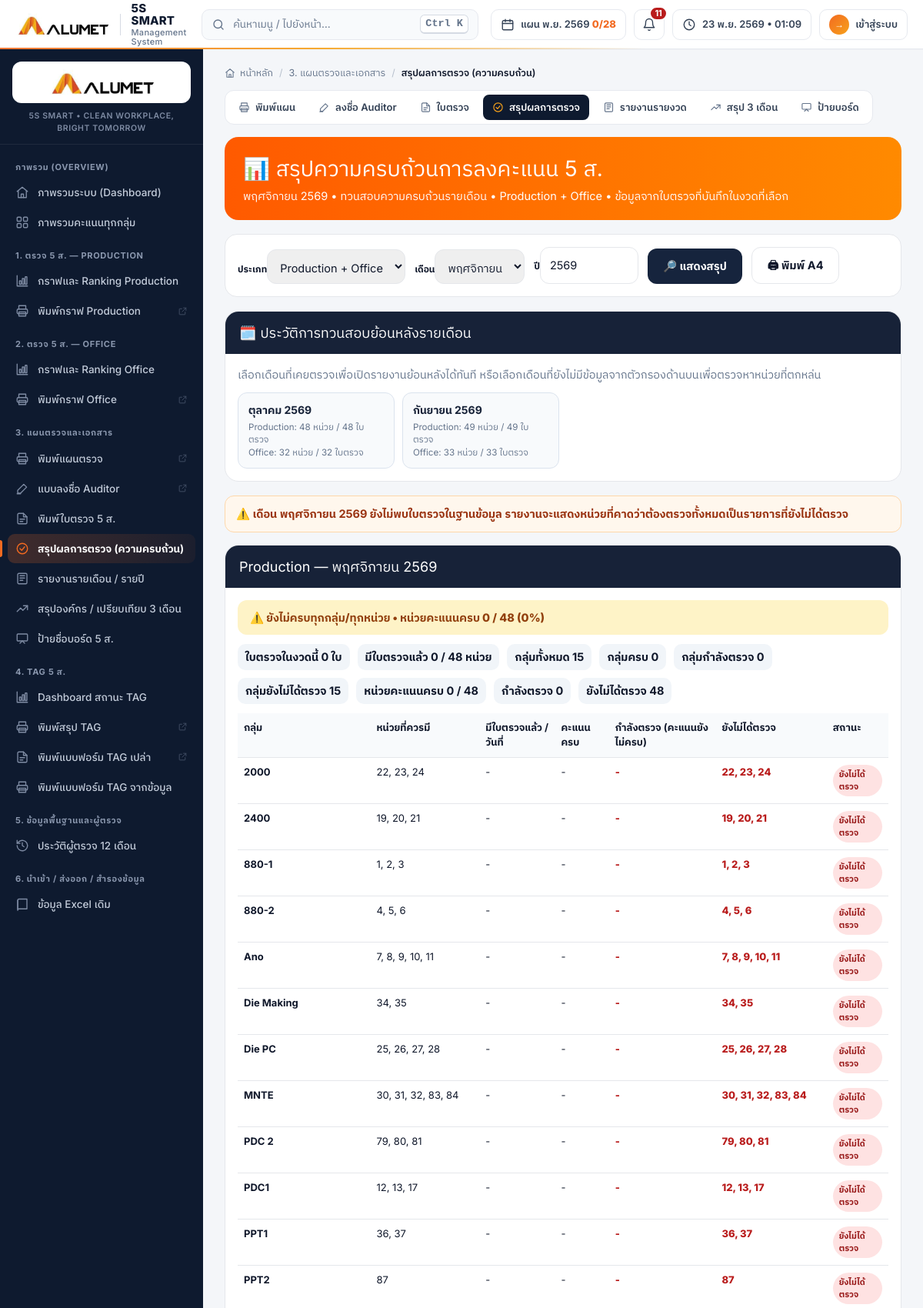
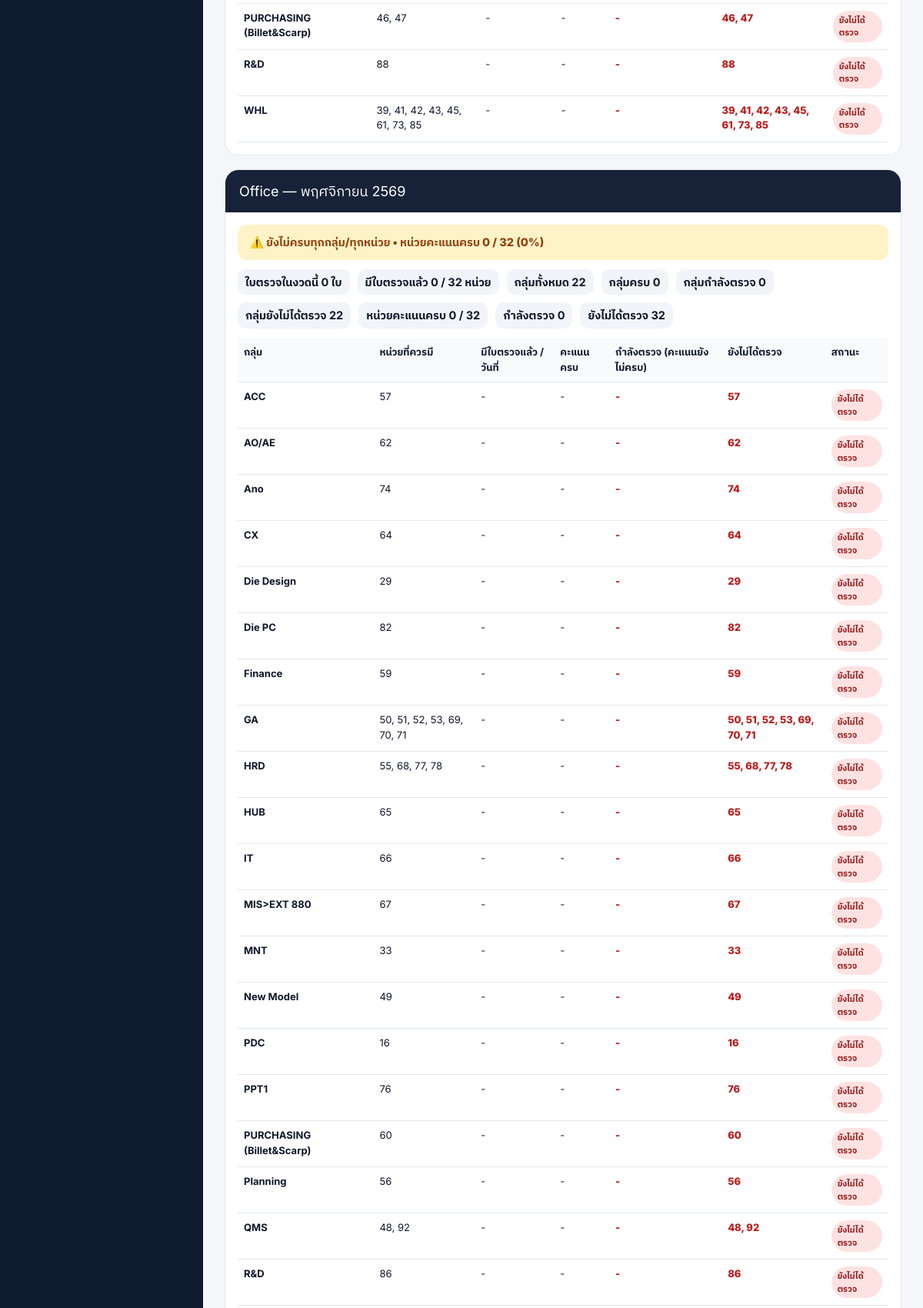
Screenshot of /Page/public/completion_summary.php (upper part) with the database file from the repository (2 pictures, top to bottom).
### tables this page shows
CREATE TABLE `auditor_12month_rounds` (
  `id` int(11) NOT NULL AUTO_INCREMENT,
  `history_year` int(11) NOT NULL,
  `history_month` int(11) NOT NULL,
  `team` varchar(50) NOT NULL,
  `auditor_name` varchar(191) NOT NULL,
  `round_no` int(11) NOT NULL,
  `checked` int(11) NOT NULL DEFAULT 0,
  `inspection_date` varchar(20) NOT NULL DEFAULT '',
  `department` varchar(191) NOT NULL DEFAULT '',
  `updated_at` datetime DEFAULT current_timestamp(),
  PRIMARY KEY (`id`),
  UNIQUE KEY `uq_a12_rounds` (`history_year`,`history_month`,`team`,`auditor_name`,`round_no`)
);

CREATE TABLE `areas` (
  `id` int(11) NOT NULL AUTO_INCREMENT,
  `area_code` varchar(191) NOT NULL,
  `area_name` varchar(255) NOT NULL,
  `active` int(11) NOT NULL DEFAULT 1,
  `department` varchar(100) NOT NULL DEFAULT '',
  `group_name` varchar(191) NOT NULL DEFAULT '',
  `unit_no` varchar(50) NOT NULL DEFAULT '',
  PRIMARY KEY (`id`),
  UNIQUE KEY `uq_areas_code_name` (`area_code`,`area_name`)
);

### Page/public/completion_summary.php (the view, shortened to what the rows shown need)
<?php
require_once dirname(__DIR__, 2).'/includes/config.php';
$p=db();
$currentMonth=(int)date('n');
$month=(int)($_GET['month']??$currentMonth);
$dept=$_GET['department']??'ALL';
require_once FIVE_S_ROOT.'/includes/auto_schedule_status.php';
try { sync_monthly_audit_plan_statuses($p,$month,$year); } catch(Throwable $syncError) {  }
$months=[1=>'มกราคม',2=>'กุมภาพันธ์',3=>'มีนาคม',4=>'เมษายน',5=>'พฤษภาคม',6=>'มิถุนายน',7=>'กรกฎาคม',8=>'สิงหาคม',9=>'กันยายน',10=>'ตุลาคม',11=>'พฤศจิกายน',12=>'ธันวาคม'];
$critCount=['Production'=>(int)$p->query("SELECT COUNT(*) FROM criteria WHERE active=1")->fetchColumn(),'Office'=>(int)$p->query("SELECT COUNT(*) FROM office_criteria WHERE active=1")->fetchColumn()];
$prod=build_completion($p,'Production',$start,$end,$critCount['Production']);
$office=build_completion($p,'Office',$start,$end,$critCount['Office']);
$view=$dept==='Production'?$prod:($dept==='Office'?$office:null);
$selectedAuditCounts=['Production'=>0,'Office'=>0];
require FIVE_S_ROOT.'/includes/header.php';
?>
<div class="cs-head"><h1>📊 สรุปความครบถ้วนการลงคะแนน 5 ส.</h1><p><?=h($months[$month])?> <?=$year?> • ทวนสอบความครบถ้วนรายเดือน • Production + Office • ข้อมูลจากใบตรวจที่บันทึกในงวดที่เลือก</p></div>
<div class="cs-card cs-history no-print" style="margin-bottom:18px">
  <h2>🗓️ ประวัติการทวนสอบย้อนหลังรายเดือน</h2>
</div>
<?php foreach(($dept==='Production'||$dept==='Office')?[$view]:[$prod,$office] as $r): ?>
<div class="cs-card" style="margin-bottom:18px"><h2><?=h($r['dept'])?> — <?=$months[$month]?> <?=$year?></h2><div class="cs-inner">
 <div class="cs-banner <?=$r['none_groups']||$r['partial_groups']||$r['partial_units']||$r['missing_units']?'warn':'ok'?>"><?=($r['none_groups']+$r['partial_groups']+$r['partial_units']+$r['missing_units'])===0?'✅ ครบทุกกลุ่มและทุกหน่วย':'⚠️ ยังไม่ครบทุกกลุ่ม/ทุกหน่วย'?> • หน่วยคะแนนครบ <?=$r['audited_units']?> / <?=$r['expected_units']?> (<?=$r['unit_pct']?>%)</div>
 <div class="cs-summary"><span>ใบตรวจในงวดนี้ <?=$selectedAuditCounts[$r['dept']]??0?> ใบ</span><span>มีใบตรวจแล้ว <?=$r['recorded_units']?> / <?=$r['expected_units']?> หน่วย</span><span>กลุ่มทั้งหมด <?=$r['group_total']?></span><span>กลุ่มครบ <?=$r['complete_groups']?></span><span>กลุ่มกำลังตรวจ <?=$r['partial_groups']?></span><span>กลุ่มยังไม่ได้ตรวจ <?=$r['none_groups']?></span><span>หน่วยคะแนนครบ <?=$r['audited_units']?> / <?=$r['expected_units']?></span><span>กำลังตรวจ <?=$r['partial_units']?></span><span>ยังไม่ได้ตรวจ <?=$r['missing_units']?></span></div>
 <div style="overflow:auto"><table class="cs-table"><thead><tr><th style="min-width:130px">กลุ่ม</th><th>หน่วยที่ควรมี</th><th>มีใบตรวจแล้ว / วันที่</th><th>คะแนนครบ</th><th>กำลังตรวจ (คะแนนยังไม่ครบ)</th><th>ยังไม่ได้ตรวจ</th><th>สถานะ</th></tr></thead><tbody>
 <?php foreach($r['groups'] as $g): ?><tr><td><b><?=h($g['group'])?></b></td><td><?=h(implode(', ',$g['expected']))?></td><td><?php if(!empty($g['recorded'])): foreach($g['recorded'] as $ru): $rd=$g['audit_details'][(string)$ru]??[]; ?><span class="unit-record"><b><?=h($ru)?></b> <small><?=!empty($rd['date'])?date('d/m/Y',strtotime($rd['date'])):''?><?=!empty($rd['auditor'])?' • '.h($rd['auditor']):''?></small></span><?php endforeach; else: ?>-<?php endif; ?></td><td><?=h(implode(', ',$g['actual'])?:'-')?></td><td class="missing"><?php if(!empty($g['partial'])): foreach($g['partial'] as $pu): $pd=$g['audit_details'][(string)$pu]??[]; ?><span class="unit-record"><b><?=h($pu)?></b> <small>(<?= (int)($pd['covered']??0) ?>/<?= (int)($pd['expected']??0) ?>)</small></span><?php endforeach; else: ?>-<?php endif; ?></td><td class="missing"><?=h(implode(', ',$g['missing'])?:'-')?></td><td><span class="pill <?=$g['statusClass']?>"><?=h($g['status'])?></span><?php if($g['audits']>0): ?><div class="muted" style="margin-top:4px">คะแนนครบ <?=$g['score_complete']?> / <?=$g['score_audits']?> ใบ</div><?php endif;?></td></tr><?php endforeach; ?>
 </tbody></table></div>
 </div></div>
<?php endforeach; ?>
<?php require FIVE_S_ROOT.'/includes/footer.php'; ?>

### rows the page displays
auditor_12month_rounds: department "MNTE", expected "30, 31, 32, 83, 84", actual "-", missing "30, 31, 32, 83, 84", status "ยังไม่ได้ตรวจ"
auditor_12month_rounds: department "PDC 2", expected "79, 80, 81", actual "-", missing "79, 80, 81", status "ยังไม่ได้ตรวจ"
auditor_12month_rounds: department "PDC1", expected "12, 13, 17", actual "-", missing "12, 13, 17", status "ยังไม่ได้ตรวจ"
auditor_12month_rounds: department "PPT1", expected "36, 37", actual "-", missing "36, 37", status "ยังไม่ได้ตรวจ", expected "76", missing "76"
auditor_12month_rounds: department "PPT2", expected "87", actual "-", missing "87", status "ยังไม่ได้ตรวจ"
auditor_12month_rounds: department "WHL", expected "39, 41, 42, 43, 45, 61, 73, 85", actual "-", missing "39, 41, 42, 43, 45, 61, 73, 85", status "ยังไม่ได้ตรวจ"
areas: department "Office", shows "⚠️ ยังไม่ครบทุกกลุ่ม/ทุกหน่วย", active "0", expected_units "32", department "0", group_total "22", none_groups "22", missing_units "32", group "ACC", expected "57", actual "-", missing "57", status "ยังไม่ได้ตรวจ", group "AO/AE", expected "62", missing "62", group "Ano", expected "74", missing "74", group "CX", expected "64", missing "64", group "Die Design", expected "29", missing "29", group "Die PC", expected "82", missing "82", group "Finance", expected "59", missing "59", group "GA", expected "50, 51, 52, 53, 69, 70, 71", missing "50, 51, 52, 53, 69, 70, 71", group "HRD", expected "55, 68, 77, 78", missing "55, 68, 77, 78", group "HUB", expected "65", missing "65", group "IT", expected "66", missing "66", group "MIS>EXT 880", expected "67", missing "67", group "MNT", expected "33", missing "33", group "New Model", expected "49", missing "49", group "PDC", expected "16", missing "16", group "PURCHASING (Billet&Scarp)", expected "60", missing "60", group "Planning", expected "56", missing "56", group_name "QMS", expected "48, 92", missing "48, 92", group "R&D", expected "86", missing "86"

### other values shown
$__alerts['plan_label'] "พ.ย. 2569"
$__alerts['plan_done'] "0"
$__alerts['plan_total'] "28"
$__alertCount "11"
$sec['title'] "ภาพรวม (OVERVIEW)"
$it['label'] "ภาพรวมระบบ (Dashboard)"
$it['label'] "ภาพรวมคะแนนทุกกลุ่ม"
$sec['title'] "1. ตรวจ 5 ส. — PRODUCTION"
$it['label'] "กราฟและ Ranking Production"
$it['label'] "พิมพ์กราฟ Production"
$sec['title'] "2. ตรวจ 5 ส. — OFFICE"
$it['label'] "กราฟและ Ranking Office"
$it['label'] "พิมพ์กราฟ Office"
$sec['title'] "3. แผนตรวจและเอกสาร"
$it['label'] "พิมพ์แผนตรวจ"
